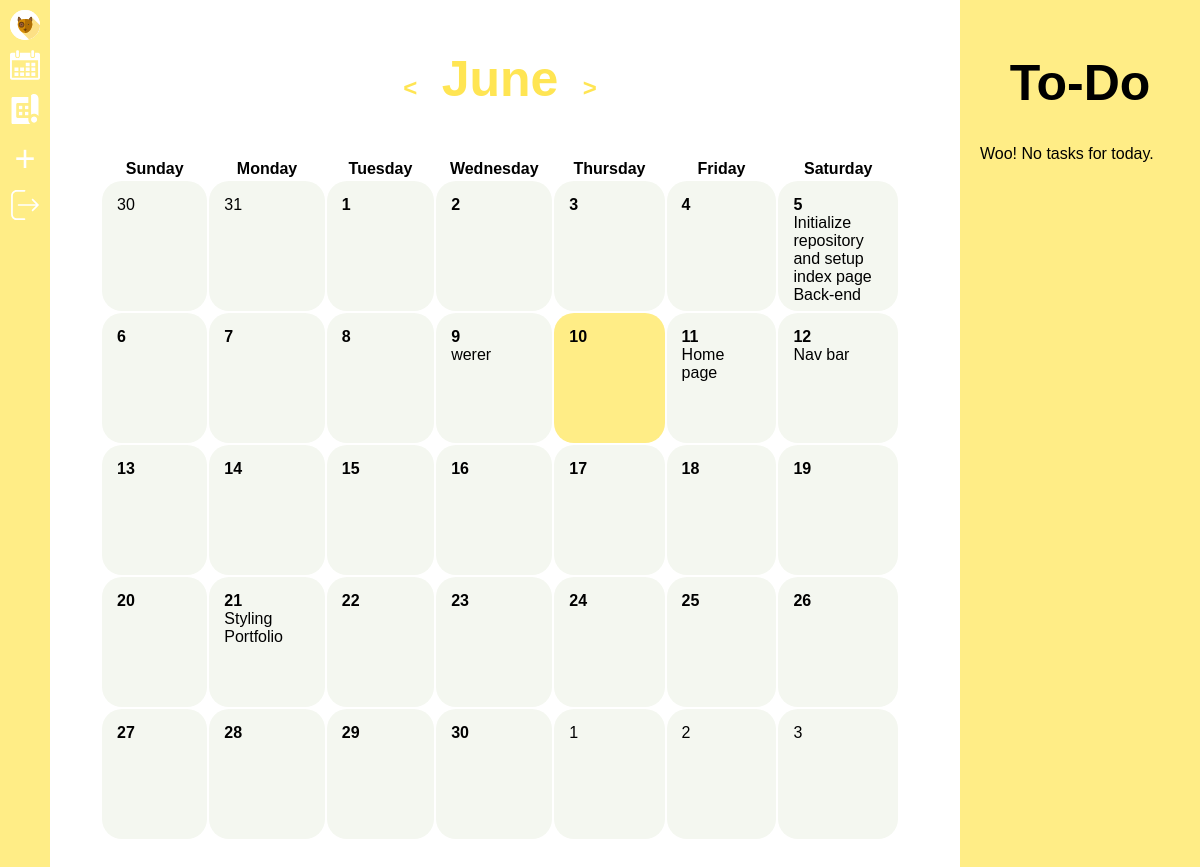
The page /calendar/6/2021 (signed in) on the database as committed earlier.
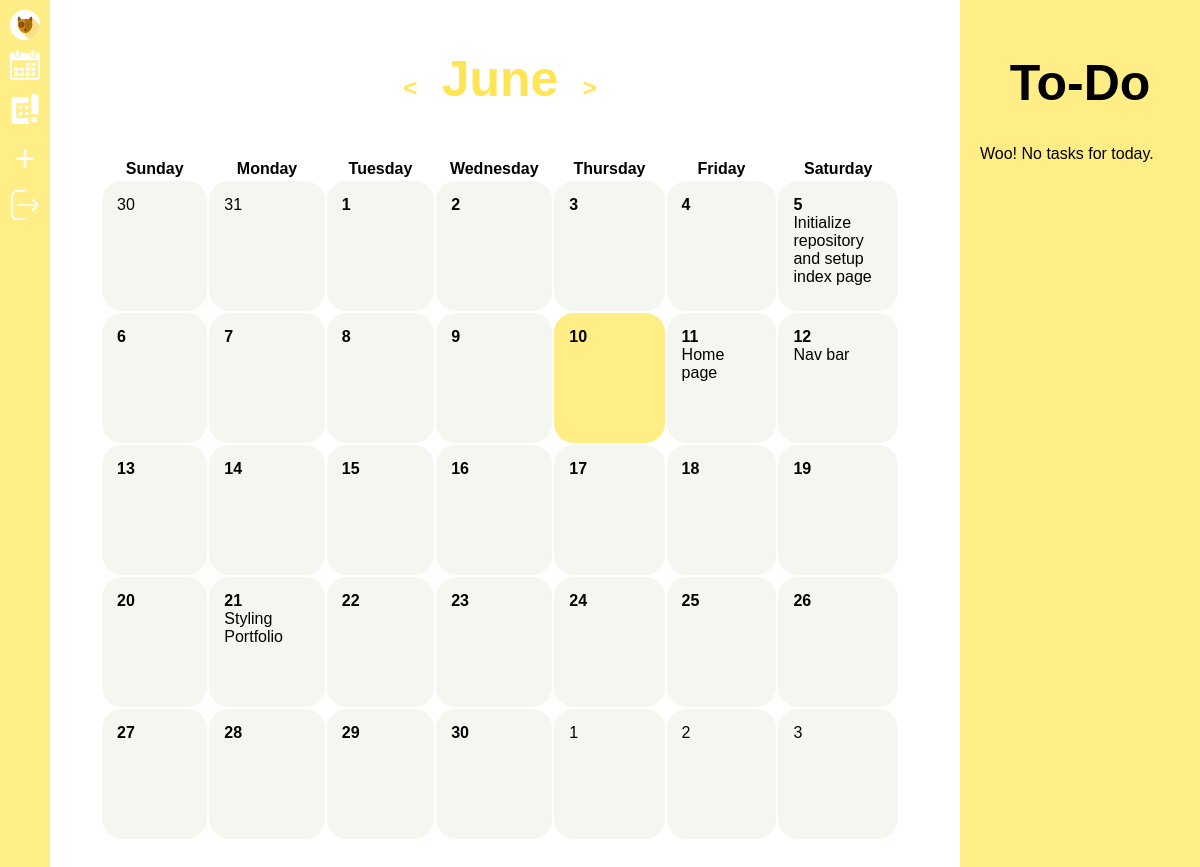
The same page on the database as committed later.
### spot/models.py (models this page shows, shortened)
class Event(models.Model):
    user = models.ForeignKey(User, on_delete=CASCADE, related_name="userstasks",blank=True,null=True)
    project = models.ForeignKey(Project, on_delete=CASCADE, related_name="tasks", default="")
    title = models.CharField(max_length=64)
    deadline = models.DateTimeField(blank=True,null=True)
    front_end = models.BooleanField(default=True)
    completed = models.BooleanField(default=False)
    late = models.BooleanField(default=False)

class Project(models.Model):
    user = models.ForeignKey(User, on_delete=CASCADE, related_name="projects",blank=True,null=True)
    title = models.CharField(max_length=64)
    description = models.TextField(default="No description yet.")
    deadline = models.DateTimeField()

### spot/views.py (the view)
# urls.py: path("calendar/<int:month>/<int:year>", views.calendar, name="calendar"),
@login_required
def calendar(request,month,year):
    c=cd.Calendar(firstweekday=6)
    calendar = c.monthdatescalendar(year,month)
    events = Event.objects.filter(user=request.user,deadline__month=month)
    events = list(events) + list(Project.objects.filter(user=request.user,deadline__month=month))
    todays_events = Event.objects.filter(user=request.user,deadline__date=datetime.datetime.now().date())
    today = datetime.datetime.now().date()
    next_month = month + 1
    next_year = year
    prev_year = year
    prev_month = month-1
    if month == 12:
        next_month = 1
        next_year = year + 1
    elif month == 1:
        prev_year = year - 1
        prev_month = 12
    months = {1:"January",2:"February",3:"March",4:"April",5:"May",6:"June",7:"July",8:"August",9:"September",10:"October",11:"November",12:"December"}
    return render(request,"calendar.html",{
        "month":calendar,
        "next_month":next_month,
        "next_year":next_year,
        "prev_month":prev_month,
        "prev_year":prev_year,
        "month_name":months[month],
        "events":events,
        "todays_events":todays_events,
        "today":today
        })

### spot/templates/calendar.html (shortened to what this page needs)
{% extends "layout.html" %}
{% load static %}
{% block body %}
    <div id="calendar">
        <ul id="calendar-heading">
            <li><a class="cal-btn" href="{% url 'calendar' prev_month prev_year %}"><</a></li>
            <li><h1>{{month_name}}</h1></li>
            <li><a class="cal-btn" href="{% url 'calendar' next_month next_year %}">></a></li>
        </ul>
        <table>
            <thead>
                <tr>
                    <th>Sunday</th>
                    <th>Monday</th>
                    <th>Tuesday</th>
                    <th>Wednesday</th>
                    <th>Thursday</th>
                    <th>Friday</th>
                    <th>Saturday</th>
                </tr>
            </thead>
            <tbody>
                {% for week in month %}
                <tr>
                    {% for day in week %}
                        {% if day == today %}
                            <td style="background-color:#FFED86">
                        {% else %}
                            <td>
                        {% endif %}
                        {% if day.month != prev_month and day.month != next_month %}
                            <b>{{ day.day }}</b><br>
                        {% else %}
                            {{ day.day }}<br>
                        {% endif %}
                        <div class="calendar-events">
                            {% for event in events %}
                                {% if day.day == event.deadline.day %}
                                    {{event.title}}<br>
                                {% endif %}
                            {% endfor %}
                        </div>
                    </td>
                    {% endfor %}
                </tr>
                {% endfor %}
            </tbody>
        </table>
    </div>
    <div id="to-do">
        <h1>To-Do</h1>
        {% for event in todays_events %}
            {% if event.completed %}
                <div class="task green">
            {% elif event.late %}
                <div class="task red">
            {% else %}
                <div class="task white">
            {% endif %}
                    <div id="task{{event.id}}">
                        <form class="to-do">
                            <input type=checkbox class="task-checkbox" data-id={{event.id}}>{{event.title}}</input><br>
                            <label><b>Deadline: </b>{{event.deadline}}</label>
                        </form>
                    </div>
                    <div class="to-do" style="display:none" id="edit{{event.id}}">
                        <form id="edit{{event.id}}-form">
                            <input type="text" id="edit{{event.id}}-title" value="{{event.title}}" data-id={{event.id}}><br>
                            <p>Original deadline: {{event.deadline}}</p><br>
                            <b>Deadline: </b><input type="datetime-local" id="edit{{event.id}}-deadline"><br>
                            <input type="submit" class="btn" style="background-color: #FFED86;" value="Save">
                        </form>
                    </div>
                    <div class="edit-btns">
                        <ul>
                            <li><a class="edit-task"  data-id={{event.id}}><img src="{% static 'images/edit.svg' %}"></a></li>
                            <li><a href="{% url 'delete-task' event.id %}"><img src="{% static 'images/delete.svg' %}"></a></li>
                        </ul>
                    </div>
                </div>
            {% empty %}
            <p>Woo! No tasks for today.</p>
            {% endfor %}
    </div>
{% endblock %}

Rows that differ between the two databases and show on the page:
removed Event: title "Back-end…", shown under "5"
removed Project: title "werer"
